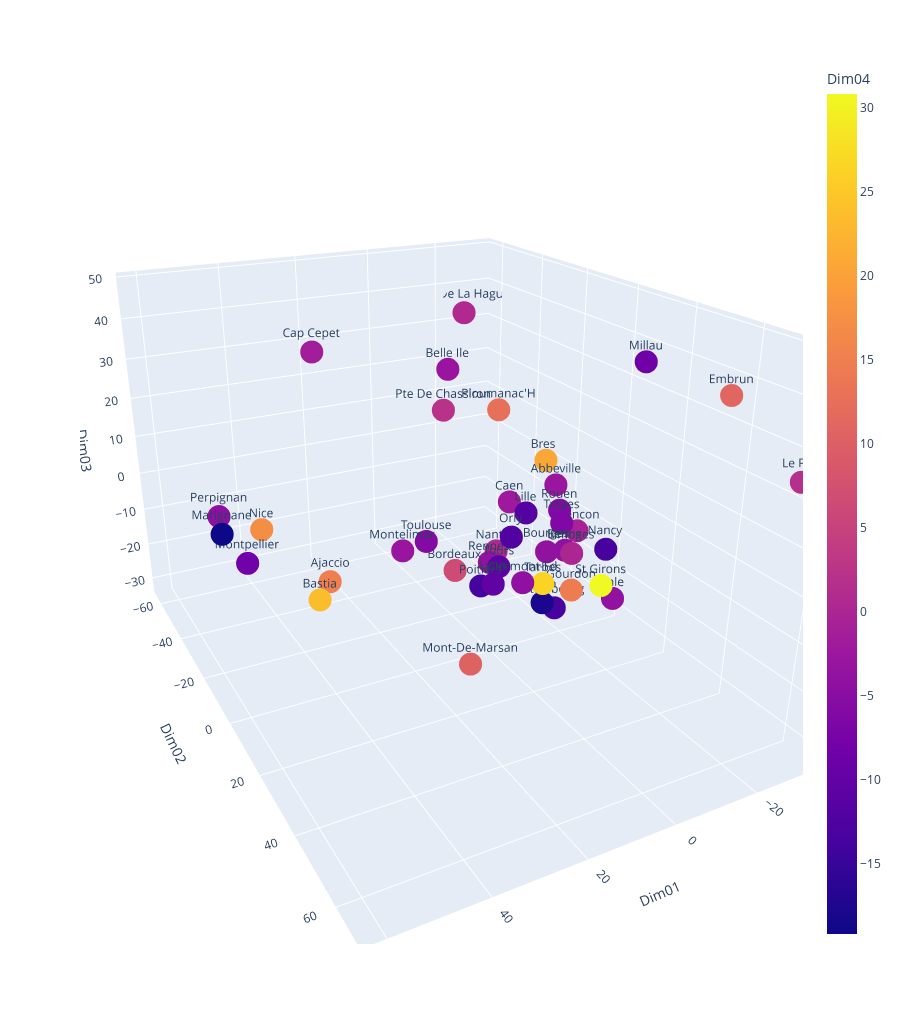

Write notebook code for a chart like this one.
### Code cell
import plotly.express as px
fig = px.scatter_3d(dfPCA, 
                    x='Dim01', 
                    y='Dim02', 
                    z='Dim03',
                    color='Dim04',
                    #size=100+donneesT.CD5*500,
                    #symbol='CD23',
                    text='Ville', 
                    width=900,
                    height=1024,
                   )

fig.show()

### Figure 1 — Plotly figure (JSON) as saved in the notebook; plotly's stock layout.template omitted (floating-point values rounded to 4 significant figures)
{"data": [{"hovertemplate": "Dim01=%{x}<br>Dim02=%{y}<br>Dim03=%{z}<br>Ville=%{text}<br>Dim04=%{marker.color}<extra></extra>", "legendgroup": "", "marker": {"color": [-2.801, 14.96, -0.5728, -3.992, 23.58, -2.918, 6.485, -3.867, 20.68, -2.178, -1.448, -4.274, -17.8, 11.0, 14.53, 1.708, -11.65, 0.1684, -10.26, -19.16, -8.465, 10.42, -2.932, -8.221, -13.35, 0.6297, 17.2, -12.09, -4.44, 12.59, -13.47, 2.152, 0.6728, -4.198, -3.763, -6.049, 30.79, -13.37, 26.46, -5.697, -10.87, -6.202], "coloraxis": "coloraxis", "symbol": "circle"}, "mode": "markers+text", "name": "", "scene": "scene", "showlegend": false, "text": ["Abbeville", "Ajaccio", "Alencon", "Bale", "Bastia", "Belle Ile", "Bordeaux", "Bourges", "Brest", "Caen", "Cap Cepet", "Clermont-Fd", "Dijon", "Embrun", "Gourdon", "Le Puy", "Lille", "Limoges", "Lyon", "Marignane", "Millau", "Mont-De-Marsan", "Montelimar", "Montpellier", "Nancy", "Nantes", "Nice", "Orly", "Perpignan", "Ploumanac'H", "Poitiers", "Pte De Chassiron", "Pte De La Hague", "Reims", "Rennes", "Rouen", "St Girons", "Strasbourg", "Tarbes", "Toulouse", "Tours", "Troyes"], "type": "scatter3d", "x": [-29.25, 36.89, -26.46, -17.28, 41.0, -14.24, 5.491, -12.06, -33.88, -15.08, 30.88, 10.77, -1.754, -5.474, -10.34, -32.46, -16.71, -6.466, 11.59, 61.8, -17.61, 9.087, 24.31, 57.19, -16.85, -9.596, 51.91, -6.922, 61.41, -24.68, 4.193, -10.09, -26.73, -21.08, -4.811, -23.34, -10.21, -6.856, -0.1815, 17.55, -1.887, -21.78], "y": [-18.23, -9.036, -4.017, 23.83, -4.995, -49.18, -7.932, 4.54, -30.26, -17.6, -29.63, 30.56, 19.07, 66.29, 17.7, 58.69, -12.25, 22.56, 20.33, -3.98, 28.66, 6.575, 2.901, -3.234, 20.71, -14.33, -8.879, -2.954, -6.684, -39.97, 2.218, -43.75, -63.28, -1.049, -9.39, -7.388, 28.66, 16.4, 21.39, 0.895, -0.001441, -3.944], "z": [-3.103, -10.6, -9.568, -12.64, -12.26, 21.46, -14.72, -8.307, -1.343, -4.765, 36.8, 1.348, -12.09, 48.53, -11.74, 25.27, -5.992, 0.453, -3.614, 8.795, 42.96, -31.7, -0.5091, 1.389, -1.712, -15.73, 5.675, -6.536, 11.61, 11.32, -14.41, 12.35, 32.22, -12.38, -15.63, -4.682, -5.356, -16.01, -5.846, -0.5861, -11.87, -6.467]}], "layout": {"coloraxis": {"colorbar": {"title": {"text": "Dim04"}}, "colorscale": [[0, "#0d0887"], [0.1111, "#46039f"], [0.2222, "#7201a8"], [0.3333, "#9c179e"], [0.4444, "#bd3786"], [0.5556, "#d8576b"], [0.6667, "#ed7953"], [0.7778, "#fb9f3a"], [0.8889, "#fdca26"], [1, "#f0f921"]]}, "height": 1024, "legend": {"tracegroupgap": 0}, "margin": {"t": 60}, "scene": {"aspectmode": "auto", "aspectratio": {"x": 0.9585, "y": 1.298, "z": 0.8038}, "camera": {"center": {"x": 0, "y": 0, "z": 0}, "eye": {"x": 0.9361, "y": 1.795, "z": 0.8836}, "projection": {"type": "perspective"}, "up": {"x": 0, "y": 0, "z": 1}}, "domain": {"x": [0, 1], "y": [0, 1]}, "xaxis": {"title": {"text": "Dim01"}, "type": "linear"}, "yaxis": {"title": {"text": "Dim02"}, "type": "linear"}, "zaxis": {"title": {"text": "Dim03"}, "type": "linear"}}, "width": 900}}
